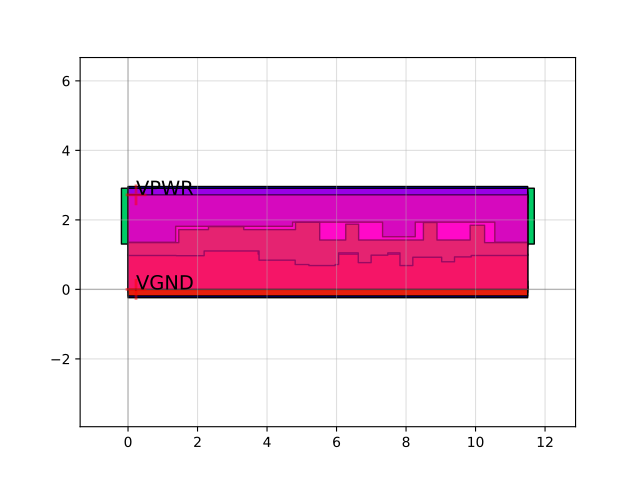

The Python source for this figure:
import sky130

c = sky130.components.sky130_fd_sc_hd__sdfrtn_1()
c.plot()
